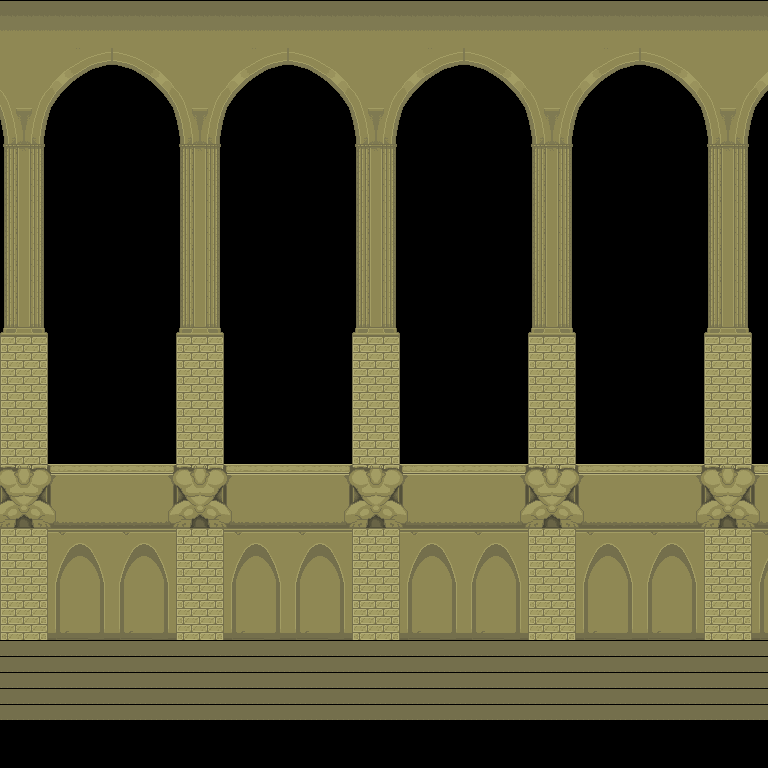

A level layout from a 2D game, rendered from its tile map. Below: a short description, then the map file with its tile-grid data intact:
An orthogonal 48x48 tile map with 16x16 px tiles, 1 tile layer (under1).

<map version="1.0" orientation="orthogonal" renderorder="right-down" width="48" height="48" tilewidth="16" tileheight="16" nextobjectid="1">
 <tileset firstgid="1" name="bg7" tilewidth="16" tileheight="16" tilecount="256" columns="16">
  <image source="../../img/tiles/bg7.gif" width="256" height="256" />
 </tileset>
 <layer name="under1" width="48" height="48">
  <data encoding="csv">
42,42,42,42,42,42,42,42,42,42,42,42,42,42,42,42,42,42,42,42,42,42,42,42,42,42,42,42,42,42,42,42,42,42,42,42,42,42,42,42,42,42,42,42,42,42,42,42,
58,58,58,58,58,58,58,58,58,58,58,58,58,58,58,58,58,58,58,58,58,58,58,58,58,58,58,58,58,58,58,58,58,58,58,58,58,58,58,58,58,58,58,58,58,58,58,58,
74,74,74,74,74,74,74,74,74,74,74,74,74,74,74,74,74,74,74,74,74,74,74,74,74,74,74,74,74,74,74,74,74,74,74,74,74,74,74,74,74,74,74,74,74,74,74,74,
74,74,74,74,9,10,11,1,2,3,74,74,74,74,74,9,10,11,1,2,3,74,74,74,74,74,9,10,11,1,2,3,74,74,74,74,74,9,10,11,1,2,3,74,74,74,74,74,
74,74,74,24,25,26,27,17,18,19,20,74,74,74,24,25,26,27,17,18,19,20,74,74,74,24,25,26,27,17,18,19,20,74,74,74,24,25,26,27,17,18,19,20,74,74,74,24,
37,74,39,40,41,0,0,0,0,35,36,37,74,39,40,41,0,0,0,0,35,36,37,74,39,40,41,0,0,0,0,35,36,37,74,39,40,41,0,0,0,0,35,36,37,74,39,40,
53,54,55,56,0,0,0,0,0,0,52,53,54,55,56,0,0,0,0,0,0,52,53,54,55,56,0,0,0,0,0,0,52,53,54,55,56,0,0,0,0,0,0,52,53,54,55,56,
69,70,71,72,0,0,0,0,0,0,68,69,70,71,72,0,0,0,0,0,0,68,69,70,71,72,0,0,0,0,0,0,68,69,70,71,72,0,0,0,0,0,0,68,69,70,71,72,
85,86,87,0,0,0,0,0,0,0,0,85,86,87,0,0,0,0,0,0,0,0,85,86,87,0,0,0,0,0,0,0,0,85,86,87,0,0,0,0,0,0,0,0,85,86,87,0,
101,102,103,0,0,0,0,0,0,0,0,101,102,103,0,0,0,0,0,0,0,0,101,102,103,0,0,0,0,0,0,0,0,101,102,103,0,0,0,0,0,0,0,0,101,102,103,0,
117,118,119,0,0,0,0,0,0,0,0,117,118,119,0,0,0,0,0,0,0,0,117,118,119,0,0,0,0,0,0,0,0,117,118,119,0,0,0,0,0,0,0,0,117,118,119,0,
133,134,135,0,0,0,0,0,0,0,0,133,134,135,0,0,0,0,0,0,0,0,133,134,135,0,0,0,0,0,0,0,0,133,134,135,0,0,0,0,0,0,0,0,133,134,135,0,
117,118,119,0,0,0,0,0,0,0,0,117,118,119,0,0,0,0,0,0,0,0,117,118,119,0,0,0,0,0,0,0,0,117,118,119,0,0,0,0,0,0,0,0,117,118,119,0,
133,134,135,0,0,0,0,0,0,0,0,133,134,135,0,0,0,0,0,0,0,0,133,134,135,0,0,0,0,0,0,0,0,133,134,135,0,0,0,0,0,0,0,0,133,134,135,0,
117,118,119,0,0,0,0,0,0,0,0,117,118,119,0,0,0,0,0,0,0,0,117,118,119,0,0,0,0,0,0,0,0,117,118,119,0,0,0,0,0,0,0,0,117,118,119,0,
133,134,135,0,0,0,0,0,0,0,0,133,134,135,0,0,0,0,0,0,0,0,133,134,135,0,0,0,0,0,0,0,0,133,134,135,0,0,0,0,0,0,0,0,133,134,135,0,
117,118,119,0,0,0,0,0,0,0,0,117,118,119,0,0,0,0,0,0,0,0,117,118,119,0,0,0,0,0,0,0,0,117,118,119,0,0,0,0,0,0,0,0,117,118,119,0,
133,134,135,0,0,0,0,0,0,0,0,133,134,135,0,0,0,0,0,0,0,0,133,134,135,0,0,0,0,0,0,0,0,133,134,135,0,0,0,0,0,0,0,0,133,134,135,0,
117,118,119,0,0,0,0,0,0,0,0,117,118,119,0,0,0,0,0,0,0,0,117,118,119,0,0,0,0,0,0,0,0,117,118,119,0,0,0,0,0,0,0,0,117,118,119,0,
133,134,135,0,0,0,0,0,0,0,0,133,134,135,0,0,0,0,0,0,0,0,133,134,135,0,0,0,0,0,0,0,0,133,134,135,0,0,0,0,0,0,0,0,133,134,135,0,
149,150,151,0,0,0,0,0,0,0,0,149,150,151,0,0,0,0,0,0,0,0,149,150,151,0,0,0,0,0,0,0,0,149,150,151,0,0,0,0,0,0,0,0,149,150,151,0,
165,166,167,0,0,0,0,0,0,0,0,165,166,167,0,0,0,0,0,0,0,0,165,166,167,0,0,0,0,0,0,0,0,165,166,167,0,0,0,0,0,0,0,0,165,166,167,0,
181,182,183,0,0,0,0,0,0,0,0,181,182,183,0,0,0,0,0,0,0,0,181,182,183,0,0,0,0,0,0,0,0,181,182,183,0,0,0,0,0,0,0,0,181,182,183,0,
165,166,167,0,0,0,0,0,0,0,0,165,166,167,0,0,0,0,0,0,0,0,165,166,167,0,0,0,0,0,0,0,0,165,166,167,0,0,0,0,0,0,0,0,165,166,167,0,
181,182,183,0,0,0,0,0,0,0,0,181,182,183,0,0,0,0,0,0,0,0,181,182,183,0,0,0,0,0,0,0,0,181,182,183,0,0,0,0,0,0,0,0,181,182,183,0,
165,166,167,0,0,0,0,0,0,0,0,165,166,167,0,0,0,0,0,0,0,0,165,166,167,0,0,0,0,0,0,0,0,165,166,167,0,0,0,0,0,0,0,0,165,166,167,0,
181,182,183,0,0,0,0,0,0,0,0,181,182,183,0,0,0,0,0,0,0,0,181,182,183,0,0,0,0,0,0,0,0,181,182,183,0,0,0,0,0,0,0,0,181,182,183,0,
165,166,167,0,0,0,0,0,0,0,0,165,166,167,0,0,0,0,0,0,0,0,165,166,167,0,0,0,0,0,0,0,0,165,166,167,0,0,0,0,0,0,0,0,165,166,167,0,
181,182,183,0,0,0,0,0,0,0,0,181,182,183,0,0,0,0,0,0,0,0,181,182,183,0,0,0,0,0,0,0,0,181,182,183,0,0,0,0,0,0,0,0,181,182,183,0,
197,198,199,200,195,195,195,195,195,195,196,197,198,199,200,195,195,195,195,195,195,196,197,198,199,200,195,195,195,195,195,195,196,197,198,199,200,195,195,195,195,195,195,196,197,198,199,200,
213,214,215,216,211,211,211,211,211,211,212,213,214,215,216,211,211,211,211,211,211,212,213,214,215,216,211,211,211,211,211,211,212,213,214,215,216,211,211,211,211,211,211,212,213,214,215,216,
229,230,231,232,227,227,227,227,227,227,228,229,230,231,232,227,227,227,227,227,227,228,229,230,231,232,227,227,227,227,227,227,228,229,230,231,232,227,227,227,227,227,227,228,229,230,231,232,
245,246,247,248,243,243,243,243,243,243,244,245,246,247,248,243,243,243,243,243,243,244,245,246,247,248,243,243,243,243,243,243,244,245,246,247,248,243,243,243,243,243,243,244,245,246,247,248,
165,166,167,88,89,90,91,88,89,90,91,165,166,167,88,89,90,91,88,89,90,91,165,166,167,88,89,90,91,88,89,90,91,165,166,167,88,89,90,91,88,89,90,91,165,166,167,88,
165,166,167,104,105,106,107,104,105,106,107,165,166,167,104,105,106,107,104,105,106,107,165,166,167,104,105,106,107,104,105,106,107,165,166,167,104,105,106,107,104,105,106,107,165,166,167,104,
165,166,167,120,121,122,123,120,121,122,123,165,166,167,120,121,122,123,120,121,122,123,165,166,167,120,121,122,123,120,121,122,123,165,166,167,120,121,122,123,120,121,122,123,165,166,167,120,
165,166,167,136,137,138,139,136,137,138,139,165,166,167,136,137,138,139,136,137,138,139,165,166,167,136,137,138,139,136,137,138,139,165,166,167,136,137,138,139,136,137,138,139,165,166,167,136,
165,166,167,152,153,154,155,152,153,154,155,165,166,167,152,153,154,155,152,153,154,155,165,166,167,152,153,154,155,152,153,154,155,165,166,167,152,153,154,155,152,153,154,155,165,166,167,152,
165,166,167,168,169,170,171,168,169,170,171,165,166,167,168,169,170,171,168,169,170,171,165,166,167,168,169,170,171,168,169,170,171,165,166,167,168,169,170,171,168,169,170,171,165,166,167,168,
181,182,183,184,185,186,187,184,185,186,187,181,182,183,184,185,186,187,184,185,186,187,181,182,183,184,185,186,187,184,185,186,187,181,182,183,184,185,186,187,184,185,186,187,181,182,183,184,
42,42,42,42,42,42,42,42,42,42,42,42,42,42,42,42,42,42,42,42,42,42,42,42,42,42,42,42,42,42,42,42,42,42,42,42,42,42,42,42,42,42,42,42,42,42,42,42,
42,42,42,42,42,42,42,42,42,42,42,42,42,42,42,42,42,42,42,42,42,42,42,42,42,42,42,42,42,42,42,42,42,42,42,42,42,42,42,42,42,42,42,42,42,42,42,42,
42,42,42,42,42,42,42,42,42,42,42,42,42,42,42,42,42,42,42,42,42,42,42,42,42,42,42,42,42,42,42,42,42,42,42,42,42,42,42,42,42,42,42,42,42,42,42,42,
42,42,42,42,42,42,42,42,42,42,42,42,42,42,42,42,42,42,42,42,42,42,42,42,42,42,42,42,42,42,42,42,42,42,42,42,42,42,42,42,42,42,42,42,42,42,42,42,
42,42,42,42,42,42,42,42,42,42,42,42,42,42,42,42,42,42,42,42,42,42,42,42,42,42,42,42,42,42,42,42,42,42,42,42,42,42,42,42,42,42,42,42,42,42,42,42,
0,0,0,0,0,0,0,0,0,0,0,0,0,0,0,0,0,0,0,0,0,0,0,0,0,0,0,0,0,0,0,0,0,0,0,0,0,0,0,0,0,0,0,0,0,0,0,0,
0,0,0,0,0,0,0,0,0,0,0,0,0,0,0,0,0,0,0,0,0,0,0,0,0,0,0,0,0,0,0,0,0,0,0,0,0,0,0,0,0,0,0,0,0,0,0,0,
0,0,0,0,0,0,0,0,0,0,0,0,0,0,0,0,0,0,0,0,0,0,0,0,0,0,0,0,0,0,0,0,0,0,0,0,0,0,0,0,0,0,0,0,0,0,0,0
</data>
 </layer>
</map>
